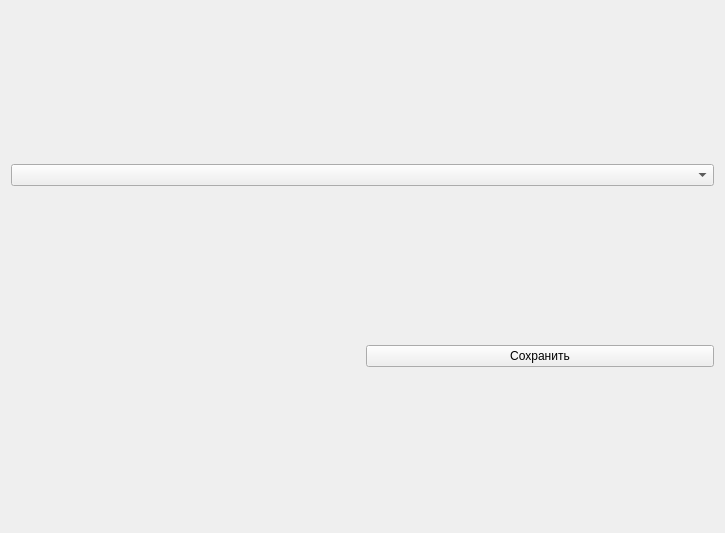
<?xml version="1.0" encoding="UTF-8"?>
<ui version="4.0">
 <class>AudioDeviceSelector</class>
 <widget class="QWidget" name="AudioDeviceSelector">
  <property name="geometry">
   <rect>
    <x>0</x>
    <y>0</y>
    <width>725</width>
    <height>533</height>
   </rect>
  </property>
  <property name="windowTitle">
   <string>Dialog</string>
  </property>
  <layout class="QGridLayout" name="gridLayout_3">
   <item row="2" column="1">
    <widget class="QPushButton" name="pb_save">
     <property name="text">
      <string>Сохранить</string>
     </property>
    </widget>
   </item>
   <item row="1" column="0" colspan="2">
    <layout class="QGridLayout" name="gl_graph"/>
   </item>
   <item row="0" column="0" colspan="2">
    <widget class="QComboBox" name="cb_deviceList"/>
   </item>
  </layout>
 </widget>
 <resources/>
 <connections/>
 <slots>
  <slot>accept()</slot>
 </slots>
</ui>
